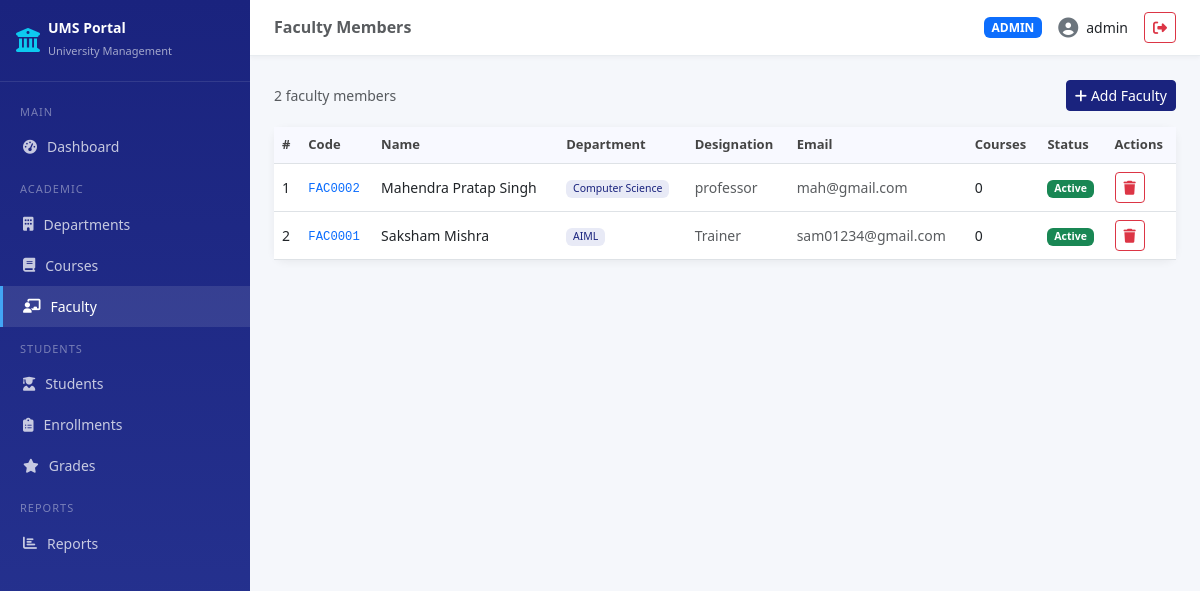
The page /faculty (signed in) on the database its author committed.
### tables this page shows
CREATE TABLE faculty (
                    faculty_id    INTEGER PRIMARY KEY AUTOINCREMENT,
                    faculty_code  TEXT NOT NULL UNIQUE,
                    first_name    TEXT NOT NULL,
                    last_name     TEXT NOT NULL,
                    email         TEXT NOT NULL UNIQUE,
                    phone         TEXT,
                    qualification TEXT,
                    designation   TEXT,
                    dept_id       INTEGER NOT NULL,
                    joining_date  TEXT,
                    status        TEXT DEFAULT 'Active',
                    FOREIGN KEY (dept_id) REFERENCES departments(dept_id)
                );

### app.py (the view)
@app.route('/faculty')
@login_required()
def faculty_list():
    faculty = db.fetch_all("""
        SELECT f.*, d.dept_name, COUNT(fc.course_id) as courses_assigned
        FROM faculty f
        JOIN departments d ON f.dept_id=d.dept_id
        LEFT JOIN faculty_courses fc ON f.faculty_id=fc.faculty_id
        GROUP BY f.faculty_id ORDER BY f.first_name
    """)
    return render_template('faculty.html', faculty=faculty)

### app.py (called while the page is built)
def login_required(role=None):
    def decorator(f):
        @wraps(f)
        def wrapper(*args, **kwargs):
            if 'user_id' not in session:
                flash('Please login first!', 'warning')
                return redirect(url_for('login'))
            if role and session.get('role') != role and session.get('role') != 'admin':
                flash('Access denied!', 'danger')
                return redirect(url_for('dashboard'))
            return f(*args, **kwargs)
        return wrapper
    return decorator

    def get_connection(self):
        conn = sqlite3.connect(self.db_path)
        conn.row_factory = sqlite3.Row
        conn.execute("PRAGMA foreign_keys = ON")
        return conn

    def fetch_all(self, query, params=()):
        conn = self.get_connection()
        try:
            cur = conn.execute(query, params)
            return [dict(row) for row in cur.fetchall()]
        except sqlite3.Error as e:
            raise Exception(f"Fetch error: {e}")
        finally:
            conn.close()

### templates/faculty.html (shortened to what this page needs)
{% extends "base.html" %}
{% block page_title %}Faculty Members{% endblock %}
{% block content %}
<div class="d-flex justify-content-between align-items-center mb-3">
    <span class="text-muted small">{{ faculty|length }} faculty members</span>
    {% if session.role == 'admin' %}
    <a href="{{ url_for('add_faculty') }}" class="btn btn-primary btn-sm">
        <i class="fas fa-plus me-1"></i>Add Faculty
    </a>
    {% endif %}
</div>
<div class="card">
    <div class="card-body p-0">
        <table class="table table-hover mb-0">
            <thead>
                <tr>
                    <th>#</th><th>Code</th><th>Name</th><th>Department</th>
                    <th>Designation</th><th>Email</th><th>Courses</th><th>Status</th><th>Actions</th>
                </tr>
            </thead>
            <tbody>
                {% for f in faculty %}
                <tr>
                    <td>{{ loop.index }}</td>
                    <td><code class="text-primary">{{ f.faculty_code }}</code></td>
                    <td class="fw-medium">{{ f.first_name }} {{ f.last_name }}</td>
                    <td><span class="badge badge-dept">{{ f.dept_name }}</span></td>
                    <td class="text-muted small">{{ f.designation or '-' }}</td>
                    <td class="text-muted small">{{ f.email }}</td>
                    <td>{{ f.courses_assigned }}</td>
                    <td>
                        <span class="badge {% if f.status=='Active' %}bg-success{% else %}bg-secondary{% endif %}">
                            {{ f.status }}
                        </span>
                    </td>
                    <td>
                        {% if session.role == 'admin' %}
                        <a href="{{ url_for('delete_faculty', faculty_id=f.faculty_id) }}"
                           class="btn btn-xs btn-outline-danger btn-sm"
                           onclick="return confirm('Delete this faculty member?')" title="Delete">
                            <i class="fas fa-trash"></i>
                        </a>
                        {% else %}
                        -
                        {% endif %}
                    </td>
                </tr>
                {% else %}
                <tr>
                    <td colspan="9" class="text-center text-muted py-4">
                        No faculty added yet. <a href="{{ url_for('add_faculty') }}">Add one</a>
                    </td>
                </tr>
                {% endfor %}
            </tbody>
        </table>
    </div>
</div>
{% endblock %}

### templates/base.html (style rules this page uses)
:root { --primary: #1a237e; --secondary: #283593; --accent: #42a5f5; --sidebar-width: 250px; }
body { background: #f5f7fb; font-family: 'Segoe UI', sans-serif; }
.card { border: none; border-radius: 12px; box-shadow: 0 2px 8px rgba(0,0,0,.06); }
.btn-primary { background: var(--primary); border-color: var(--primary); }
.table th { background: #f8f9ff; color: #444; font-weight: 600; font-size: 13px; }
.table td { font-size: 14px; vertical-align: middle; }
.badge-dept { background: #e8eaf6; color: var(--primary); font-weight: 500; }

### rows shown on the page
faculty: faculty_code "FAC0002", first_name "Mahendra Pratap", last_name "Singh", dept_name "Computer Science", designation "professor", email "mah@gmail.com", courses_assigned "0", status "Active"
faculty: faculty_code "FAC0001", first_name "Saksham", last_name "Mishra", dept_name "AIML", designation "Trainer", email "sam01234@gmail.com", courses_assigned "0", status "Active"

### other values the page prints
{{ session.get('role', '') | upper }} "ADMIN"
{{ session.get('username', '') }} "admin"
{{ faculty|length }} "2"
